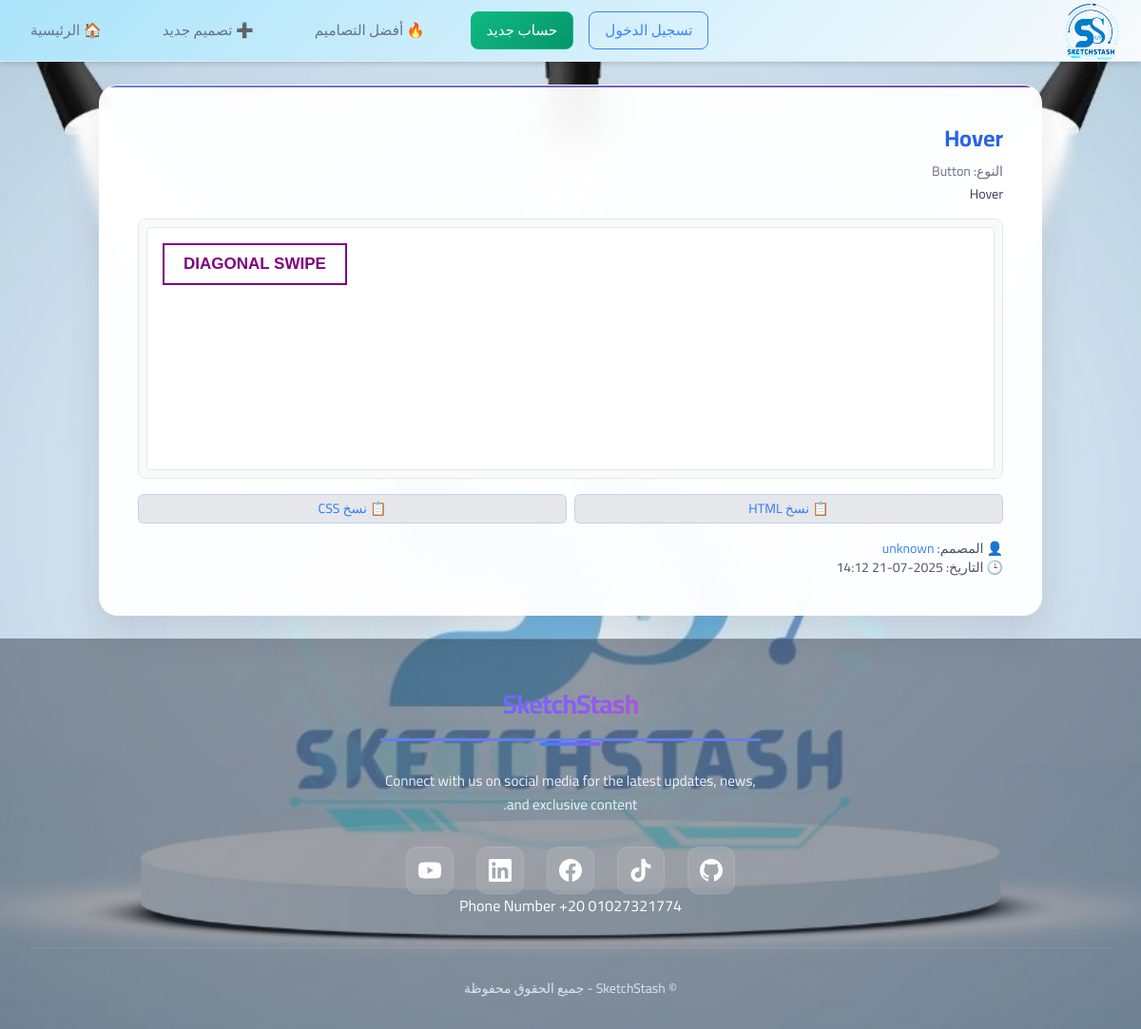
Page /design/50/ on the committed database.
### designs/models.py (models this page shows, shortened)
class Design(models.Model):
    DESIGN_TYPES = [
        ('button', 'Button'),
        ('card', 'Card'),
        ('navbar', 'Navbar'),
        ('header', 'Header'),
        ('form', 'Form'),
        ('input', 'Input'),
        ('loader', 'Loader'),
        ('radio', 'Radio Button'),
        ('other', 'Other'),
    ]
    name = models.CharField(max_length=100)
    description = models.TextField(blank=True)
    design_type = models.CharField(max_length=20, choices=DESIGN_TYPES)
    html_code = models.TextField()
    css_code = models.TextField()
    creator = models.ForeignKey(User, on_delete=models.CASCADE, related_name='designs')
    created_at = models.DateTimeField(auto_now_add=True)
    likes = models.PositiveIntegerField(default=0)

### designs/views.py (the view)
# urls.py: path('design/<int:pk>/', views.design_detail, name='design_detail'),
def design_detail(request, pk):
    design = get_object_or_404(Design, pk=pk)
    return render(request, 'designs/design_detail.html', {'design': design})

### designs/templates/designs/design_detail.html (shortened to what this page needs)
{% extends 'designs/base.html' %}
{% block content %}
<div class="form-box">
  <h1 class="text-2xl font-bold text-blue-600 mb-2">{{ design.name }}</h1>
  <p class="text-sm text-gray-500 mb-1">النوع: {{ design.get_design_type_display }}</p>
  <p class="text-gray-700 text-sm mb-4">{{ design.description|default:"بدون وصف" }}</p>
  <div class="preview-box">
    <iframe
      id="preview-iframe-{{ design.id }}"
      class="w-full h-64 border rounded bg-white"
      onload="
        const iframe = this;
        const doc = iframe.contentWindow.document;
        doc.open();
        doc.write(`<!DOCTYPE html><html><head><style>{{ design.css_code|escapejs }}</style></head><body style='margin:0;padding:1rem;'>{{ design.html_code|escapejs }}</body></html>`);
        doc.close();
      ">
    </iframe>
  </div>
  <div class="flex gap-2 mb-4">
    <button class="btn-copy" onclick="copyToClipboard(`{{ design.html_code|escapejs }}`)">📋 نسخ HTML</button>
    <button class="btn-copy" onclick="copyToClipboard(`{{ design.css_code|escapejs }}`)">📋 نسخ CSS</button>
  </div>
  <p class="text-sm text-gray-600">
    👤 المصمم:
    <a href="{% url 'designer_profile' design.creator.username %}" class="text-blue-500 hover:underline">
      {{ design.creator.username }}
    </a><br>
    🕒 التاريخ: {{ design.created_at|date:"Y-m-d H:i" }}
  </p>
</div>
{% endblock %}

### designs/static/css/stylebox.css (style rules this page uses)
body { font-family: 'Cairo', sans-serif; background-image: linear-gradient(135deg, #2a5cd100 0%, #edd6d600 100%), url('../images/backg3.jpg') !important; background-size: cover; background-position: center; background-attachment: fixed; }
.btn-copy { flex: 1; display: flex; align-items: center; justify-content: center; gap: 0.5rem; padding: 0.75rem 1rem; font-size: 0.875rem; font-weight: 500; background: rgba(59, 130, 246, 0.1); color: #3b82f6; border: 1px solid rgba(59, 130, 246, 0.2); border-radius: 0.75rem; cursor: pointer; transition: all 0.3s ease; text-decoration: none; white-space: nowrap; overflow: hidden; text-overflow: ellipsis; }
.form-box { background: rgba(255, 255, 255, 0.95); backdrop-filter: blur(20px); border: 1px solid rgba(255, 255, 255, 0.2); border-radius: 20px; padding: 40px; box-shadow: 0 20px 40px rgba(0, 0, 0, 0.1), 0 0 0 1px rgba(255, 255, 255, 0.1) inset; transform: translateY(0); transition: all 0.3s ease; position: relative; overflow: hidden; }
.form-box::before { content: ''; position: absolute; top: 0; left: 0; right: 0; height: 2px; background: linear-gradient(90deg, #667eea, #764ba2, #667eea); background-size: 200% 100%; animation: shimmer 2s ease-in-out infinite; }
.preview-box { background-color: #f9fafb; border: 1px solid #e5e7eb; padding: 0.5rem; border-radius: 0.5rem; overflow: hidden; margin-bottom: 1rem; }
.btn-copy { font-size: 0.875rem; background-color: #e5e7eb; padding: 0.25rem 0.75rem; border-radius: 0.375rem; transition: background-color 0.2s; }

### rows in the picture
Design: name "Hover", design_type "Button", description "Hover", creator.username "unknown", created_at "2025-07-21 14:12"
